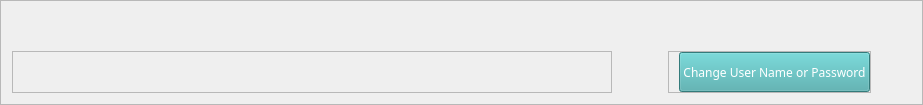
                  <widget class="QFrame" name="frame_244">
                   <property name="maximumSize">
                    <size>
                     <width>16777215</width>
                     <height>200</height>
                    </size>
                   </property>
                   <property name="frameShape">
                    <enum>QFrame::StyledPanel</enum>
                   </property>
                   <property name="frameShadow">
                    <enum>QFrame::Raised</enum>
                   </property>
                   <layout class="QHBoxLayout" name="horizontalLayout_19">
                    <property name="topMargin">
                     <number>50</number>
                    </property>
                    <item alignment="Qt::AlignRight">
                     <widget class="QFrame" name="frame_245">
                      <property name="minimumSize">
                       <size>
                        <width>600</width>
                        <height>0</height>
                       </size>
                      </property>
                      <property name="maximumSize">
                       <size>
                        <width>1200</width>
                        <height>16777215</height>
                       </size>
                      </property>
                      <property name="frameShape">
                       <enum>QFrame::StyledPanel</enum>
                      </property>
                      <property name="frameShadow">
                       <enum>QFrame::Raised</enum>
                      </property>
                     </widget>
                    </item>
                    <item>
                     <spacer name="horizontalSpacer_21">
                      <property name="orientation">
                       <enum>Qt::Horizontal</enum>
                      </property>
                      <property name="sizeType">
                       <enum>QSizePolicy::Fixed</enum>
                      </property>
                      <property name="sizeHint" stdset="0">
                       <size>
                        <width>50</width>
                        <height>20</height>
                       </size>
                      </property>
                     </spacer>
                    </item>
                    <item alignment="Qt::AlignTop">
                     <widget class="QFrame" name="frame_246">
                      <property name="frameShape">
                       <enum>QFrame::StyledPanel</enum>
                      </property>
                      <property name="frameShadow">
                       <enum>QFrame::Raised</enum>
                      </property>
                      <layout class="QHBoxLayout" name="horizontalLayout_20">
                       <property name="spacing">
                        <number>7</number>
                       </property>
                       <property name="leftMargin">
                        <number>0</number>
                       </property>
                       <property name="topMargin">
                        <number>0</number>
                       </property>
                       <property name="rightMargin">
                        <number>0</number>
                       </property>
                       <property name="bottomMargin">
                        <number>0</number>
                       </property>
                       <item>
                        <spacer name="horizontalSpacer_22">
                         <property name="orientation">
                          <enum>Qt::Horizontal</enum>
                         </property>
                         <property name="sizeType">
                          <enum>QSizePolicy::Minimum</enum>
                         </property>
                         <property name="sizeHint" stdset="0">
                          <size>
                           <width>10</width>
                           <height>20</height>
                          </size>
                         </property>
                        </spacer>
                       </item>
                       <item alignment="Qt::AlignHCenter">
                        <widget class="QPushButton" name="btnAdd">
                         <property name="minimumSize">
                          <size>
                           <width>0</width>
                           <height>40</height>
                          </size>
                         </property>
                         <property name="maximumSize">
                          <size>
                           <width>500</width>
                           <height>300</height>
                          </size>
                         </property>
                         <property name="font">
                          <font>
                           <family>Century Gothic</family>
                           <pointsize>9</pointsize>
                          </font>
                         </property>
                         <property name="cursor">
                          <cursorShape>PointingHandCursor</cursorShape>
                         </property>
                         <property name="styleSheet">
                          <string notr="true">#btnAdd
{

background-color: #48ACAC;
color:white;
}
#btnAdd::hover
{
background-color:#2F958D;
color: white;

}



</string>
                         </property>
                         <property name="text">
                          <string>Change User Name or Password</string>
                         </property>
                        </widget>
                       </item>
                      </layout>
                     </widget>
                    </item>
                    <item>
                     <spacer name="horizontalSpacer_23">
                      <property name="orientation">
                       <enum>Qt::Horizontal</enum>
                      </property>
                      <property name="sizeType">
                       <enum>QSizePolicy::Fixed</enum>
                      </property>
                      <property name="sizeHint" stdset="0">
                       <size>
                        <width>40</width>
                        <height>20</height>
                       </size>
                      </property>
                     </spacer>
                    </item>
                   </layout>
                  </widget>
